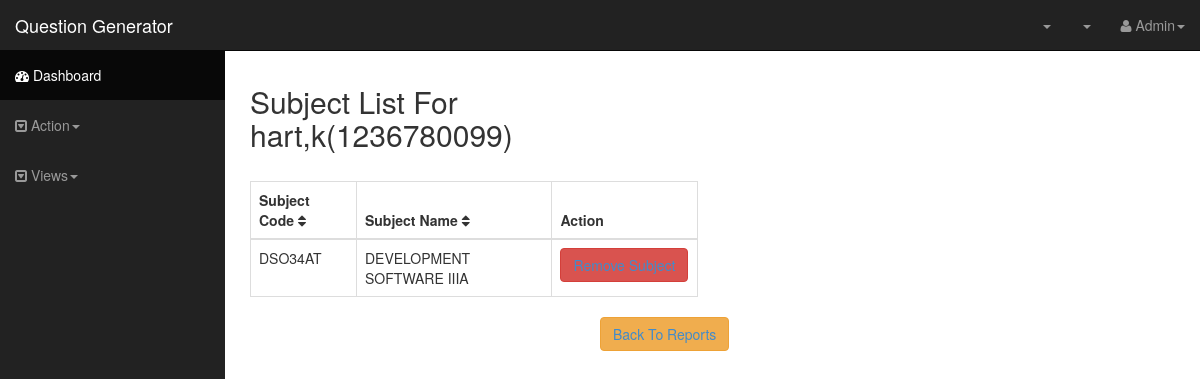
Page /lectureSubj.php?id=1236780099 on the committed database.
### tables this page shows
CREATE TABLE `lecture` (
  `lecture_id` int(10) NOT NULL,
  `lecture_name` varchar(20) NOT NULL,
  `lecture_surname` varchar(20) NOT NULL,
  `lecture_emai` varchar(30) NOT NULL
);

CREATE TABLE `lecture_subject` (
  `id` int(100) NOT NULL,
  `lecture_id` int(10) NOT NULL,
  `subject_code` varchar(10) NOT NULL,
  `sylabus` varchar(50) NOT NULL
);

CREATE TABLE `subject` (
  `subject_code` varchar(10) NOT NULL,
  `Subject_name` varchar(30) NOT NULL
);

### lectureSubj.php (the view, shortened to what this page needs)
<?php
include("connection.php");
$id = $_GET['id'];
?>
<!DOCTYPE html>
<html lang="en">
  <head>
    <link href="css/bootstrap.css" rel="stylesheet">
    <link href="css/sb-admin.css" rel="stylesheet">
    <link rel="stylesheet" href="font-awesome/css/font-awesome.min.css">
    <link rel="stylesheet" href="http://cdn.oesmith.co.uk/morris-0.4.3.min.css">
  </head>
  <body>
    <div id="wrapper">
      <nav class="navbar navbar-inverse navbar-fixed-top" role="navigation">
        <div class="navbar-header">
          <a class="navbar-brand" href="#">Question Generator</a>
        </div>
        <div class="collapse navbar-collapse navbar-ex1-collapse">
          <ul class="nav navbar-nav side-nav">
            <li class="active"><a href="#"><i class="fa fa-dashboard"></i> Dashboard</a></li>
         <li class="dropdown">
         <a href="#" class="dropdown-toggle" data-toggle="dropdown"><i class="fa fa-caret-square-o-down"></i> Action<b class="caret"></b></a>
            </li>
            <li class="dropdown">
              <a href="#" class="dropdown-toggle" data-toggle="dropdown"><i class="fa fa-caret-square-o-down"></i> Views<b class="caret"></b></a>
            </li>
          </ul>
          <ul class="nav navbar-nav navbar-right navbar-user">
            <li class="dropdown messages-dropdown">
              <a href="#" class="dropdown-toggle" data-toggle="dropdown"><i class=""></i> <span class="badge"></span> <b class="caret"></b></a>
            </li>
            <li class="dropdown alerts-dropdown">
              <a href="#" class="dropdown-toggle" data-toggle="dropdown"><i class=""></i>  <span class="badge"></span> <b class="caret"></b></a>
            <li class="dropdown user-dropdown">
              <a href="#" class="dropdown-toggle" data-toggle="dropdown"><i class="fa fa-user"></i> Admin<b class="caret"></b></a>
            </li>
          </ul>
        </div>
      </nav>
      <div id="page-wrapper">
        <div class="row">
        <div class="col-lg-6">
        <?php
            $name ="";
            $surname ="";
            $sql = "SELECT * FROM lecture WHERE lecture_id = $id";
            $results = mysqli_query($con,$sql);
            while($row = mysqli_fetch_array($results))
            {
                $name = $row['lecture_name'];
                $surname = $row['lecture_surname'];
            }
        ?>
            <h2>Subject List For <?php echo $surname.",".substr($name,0,1)."(".$id.")"; ?></h2>
           <br>
            <div class="table-responsive">
              <table class="table table-bordered table-hover tablesorter">
                <thead>
                  <tr>
                    <th>Subject Code <i class="fa fa-sort"></i></th>
                    <th>Subject Name <i class="fa fa-sort"></i></th>
                    <th>Action </th>
                  </tr>
                </thead>
                <tbody>
                <?php
                $id = $_GET['id'];
                  $sql = "SELECT l.*,s.*,c.* FROM lecture l,subject s, lecture_subject c
                  WHERE l.lecture_id = c.lecture_id
                  AND s.subject_code = c.subject_code
                  AND l.lecture_id = $id";
                  $results = mysqli_query($con,$sql);
                  while($row = mysqli_fetch_array($results))
                  {
                        $subj = $row ['subject_code'];
                        $name = $row ['Subject_name'];
                ?>
                  <tr>
                    <td><?php echo $subj;?></td>
                    <td><?php echo $name;?></td>
                    <td><button type="submit" class="btn btn-danger"  ><a href="subjDel.php?id=<?php echo $id ?>" onclick="return confirm('Are you sure you want to delete?')">Remove Subject</a></button></td>
               </tr>
                  <?php
                  }
                  ?>
                </tbody>
              </table>
              <button type="submit" class="btn btn-warning"  style="margin-left:350px;"><a href="admin.php">Back To Reports</a></button>
            </div>
          </div>
        </div>
      </div>
    </div>
  </body>
</html>

### css/sb-admin.css (style rules this page uses)
body { margin-top: 50px; }
#wrapper { padding-left: 0; }
#page-wrapper { width: 100%; padding: 5px 15px; }
table.tablesorter thead { cursor: pointer; }
@media (min-width:768px) { #wrapper { padding-left: 225px; } }
@media (min-width:768px) { #page-wrapper { padding: 15px 25px; } }
@media (min-width:768px) { .side-nav { margin-left: -225px; left: 225px; width: 225px; position: fixed; top: 50px; height: 100%; border-radius: 0; border: none; background-color: #222222; overflow-y: auto; } }
@media (min-width:768px) { .side-nav>li>a { width: 225px; } }
@media (min-width:768px) { .navbar-collapse { padding-left: 15px !important; padding-right: 15px !important; } }

### rows in the picture
lecture: lecture_surname "hart", lecture_name "k"
lecture_subject: subject_code "DSO34AT", subject_code.Subject_name "DEVELOPMENT SOFTWARE IIIA"

### other values in the picture
$id "1236780099"
